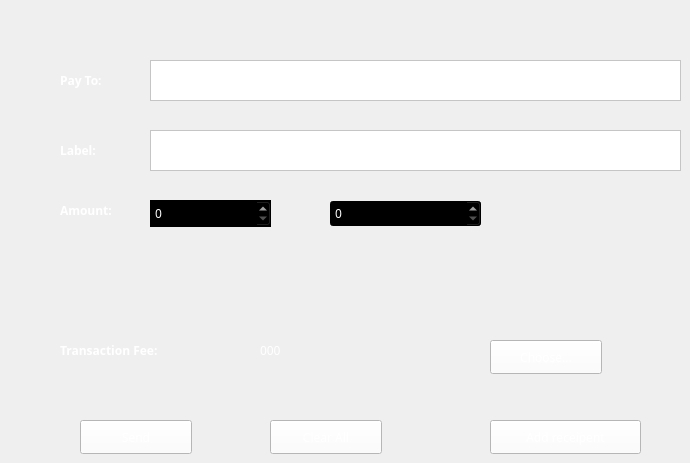
    <widget class="QWidget" name="tab_2">
     <attribute name="title">
      <string>Send</string>
     </attribute>
     <widget class="QLabel" name="label_35">
      <property name="geometry">
       <rect>
        <x>60</x>
        <y>70</y>
        <width>70</width>
        <height>21</height>
       </rect>
      </property>
      <property name="font">
       <font>
        <family>Montserrat</family>
        <weight>75</weight>
        <bold>true</bold>
       </font>
      </property>
      <property name="styleSheet">
       <string notr="true">color: rgb(255, 255, 255);
background:transparent</string>
      </property>
      <property name="text">
       <string>Pay To:</string>
      </property>
     </widget>
     <widget class="QTextEdit" name="textEdit_3">
      <property name="geometry">
       <rect>
        <x>150</x>
        <y>60</y>
        <width>531</width>
        <height>41</height>
       </rect>
      </property>
      <property name="font">
       <font>
        <family>Montserrat</family>
       </font>
      </property>
      <property name="styleSheet">
       <string notr="true">color: rgb(255, 255, 255);
background-color: rgb(255, 255, 255);
</string>
      </property>
     </widget>
     <widget class="QLabel" name="label_36">
      <property name="geometry">
       <rect>
        <x>60</x>
        <y>140</y>
        <width>70</width>
        <height>21</height>
       </rect>
      </property>
      <property name="font">
       <font>
        <family>Montserrat</family>
        <weight>75</weight>
        <bold>true</bold>
       </font>
      </property>
      <property name="styleSheet">
       <string notr="true">color: rgb(255, 255, 255);
background:transparent</string>
      </property>
      <property name="text">
       <string>Label:</string>
      </property>
     </widget>
     <widget class="QTextEdit" name="textEdit_4">
      <property name="geometry">
       <rect>
        <x>150</x>
        <y>130</y>
        <width>531</width>
        <height>41</height>
       </rect>
      </property>
      <property name="font">
       <font>
        <family>Montserrat</family>
       </font>
      </property>
      <property name="styleSheet">
       <string notr="true">color: rgb(255, 255, 255);
background-color: rgb(255, 255, 255);
</string>
      </property>
     </widget>
     <widget class="QLabel" name="label_37">
      <property name="geometry">
       <rect>
        <x>60</x>
        <y>200</y>
        <width>81</width>
        <height>21</height>
       </rect>
      </property>
      <property name="font">
       <font>
        <family>Montserrat</family>
        <weight>75</weight>
        <bold>true</bold>
       </font>
      </property>
      <property name="styleSheet">
       <string notr="true">color: rgb(255, 255, 255);
background:transparent</string>
      </property>
      <property name="text">
       <string>Amount:</string>
      </property>
     </widget>
     <widget class="QSpinBox" name="spinBox_3">
      <property name="geometry">
       <rect>
        <x>150</x>
        <y>200</y>
        <width>121</width>
        <height>27</height>
       </rect>
      </property>
      <property name="font">
       <font>
        <family>Montserrat</family>
       </font>
      </property>
      <property name="autoFillBackground">
       <bool>true</bool>
      </property>
      <property name="styleSheet">
       <string notr="true">background-color: rgb(0, 0, 0);
color: rgb(255, 255, 255);
selection-color: rgb(255, 255, 255);
</string>
      </property>
     </widget>
     <widget class="QSpinBox" name="spinBox_4">
      <property name="geometry">
       <rect>
        <x>330</x>
        <y>200</y>
        <width>151</width>
        <height>27</height>
       </rect>
      </property>
      <property name="font">
       <font>
        <family>Montserrat</family>
       </font>
      </property>
      <property name="styleSheet">
       <string notr="true">background-color: rgb(0, 0, 0);
color: rgb(255, 255, 255);
</string>
      </property>
     </widget>
     <widget class="QLabel" name="label_38">
      <property name="geometry">
       <rect>
        <x>60</x>
        <y>340</y>
        <width>171</width>
        <height>21</height>
       </rect>
      </property>
      <property name="font">
       <font>
        <family>Montserrat</family>
        <weight>75</weight>
        <bold>true</bold>
       </font>
      </property>
      <property name="styleSheet">
       <string notr="true">color: rgb(255, 255, 255);
background:transparent</string>
      </property>
      <property name="text">
       <string>Transaction Fee:</string>
      </property>
     </widget>
     <widget class="QLabel" name="label_39">
      <property name="geometry">
       <rect>
        <x>260</x>
        <y>340</y>
        <width>171</width>
        <height>21</height>
       </rect>
      </property>
      <property name="font">
       <font>
        <family>Montserrat</family>
       </font>
      </property>
      <property name="styleSheet">
       <string notr="true">color: rgb(255, 255, 255);
background:transparent</string>
      </property>
      <property name="text">
       <string>000</string>
      </property>
     </widget>
     <widget class="QPushButton" name="pushButton_5">
      <property name="geometry">
       <rect>
        <x>490</x>
        <y>340</y>
        <width>112</width>
        <height>34</height>
       </rect>
      </property>
      <property name="font">
       <font>
        <family>Montserrat</family>
       </font>
      </property>
      <property name="styleSheet">
       <string notr="true">color: rgb(255, 255, 255);
background-color: rgb(255, 255, 255);
</string>
      </property>
      <property name="text">
       <string>Choose...</string>
      </property>
     </widget>
     <widget class="QPushButton" name="pushButton_6">
      <property name="geometry">
       <rect>
        <x>80</x>
        <y>420</y>
        <width>112</width>
        <height>34</height>
       </rect>
      </property>
      <property name="font">
       <font>
        <family>Montserrat</family>
       </font>
      </property>
      <property name="styleSheet">
       <string notr="true">color: rgb(255, 255, 255);
background-color: rgb(255, 255, 255);</string>
      </property>
      <property name="text">
       <string>Send</string>
      </property>
     </widget>
     <widget class="QPushButton" name="pushButton_7">
      <property name="geometry">
       <rect>
        <x>270</x>
        <y>420</y>
        <width>112</width>
        <height>34</height>
       </rect>
      </property>
      <property name="font">
       <font>
        <family>Montserrat</family>
       </font>
      </property>
      <property name="styleSheet">
       <string notr="true">color: rgb(255, 255, 255);
background-color: rgb(255, 255, 255);</string>
      </property>
      <property name="text">
       <string>Clear All</string>
      </property>
     </widget>
     <widget class="QPushButton" name="pushButton_8">
      <property name="geometry">
       <rect>
        <x>490</x>
        <y>420</y>
        <width>151</width>
        <height>34</height>
       </rect>
      </property>
      <property name="font">
       <font>
        <family>Montserrat</family>
       </font>
      </property>
      <property name="styleSheet">
       <string notr="true">color: rgb(255, 255, 255);
background-color: rgb(255, 255, 255);</string>
      </property>
      <property name="text">
       <string>Add receipent</string>
      </property>
     </widget>
    </widget>
